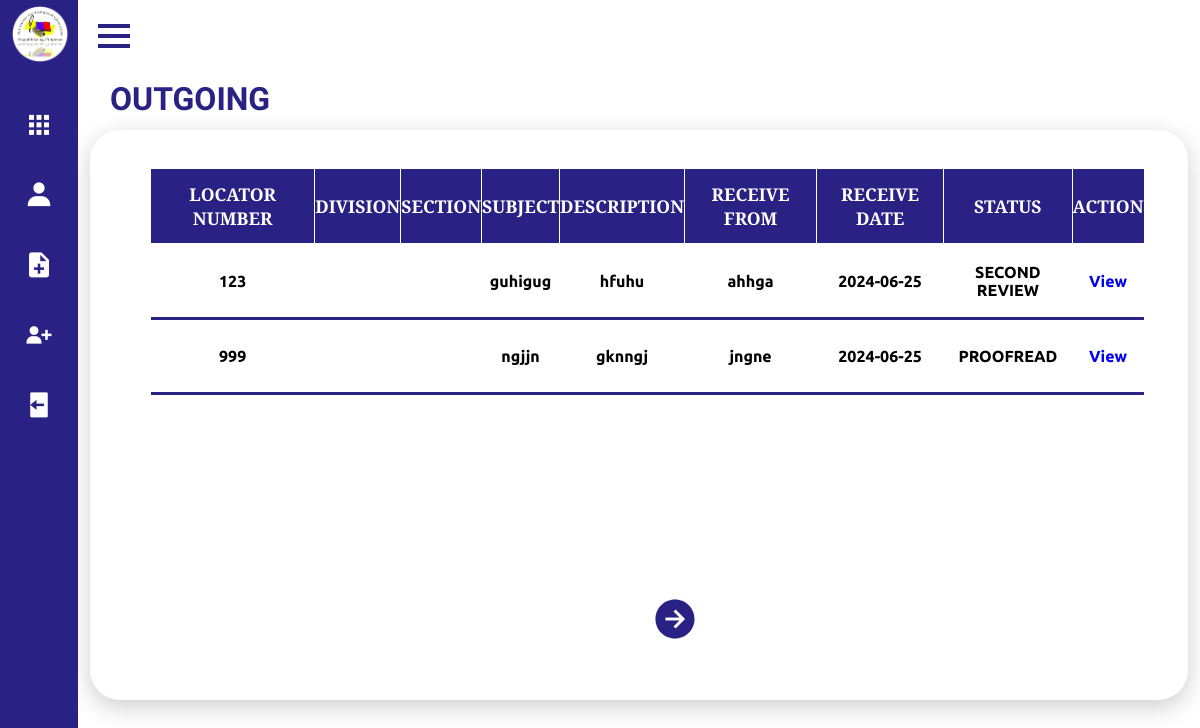
Before: /Frontend/Dashboard/outgoing.php with the older database file.
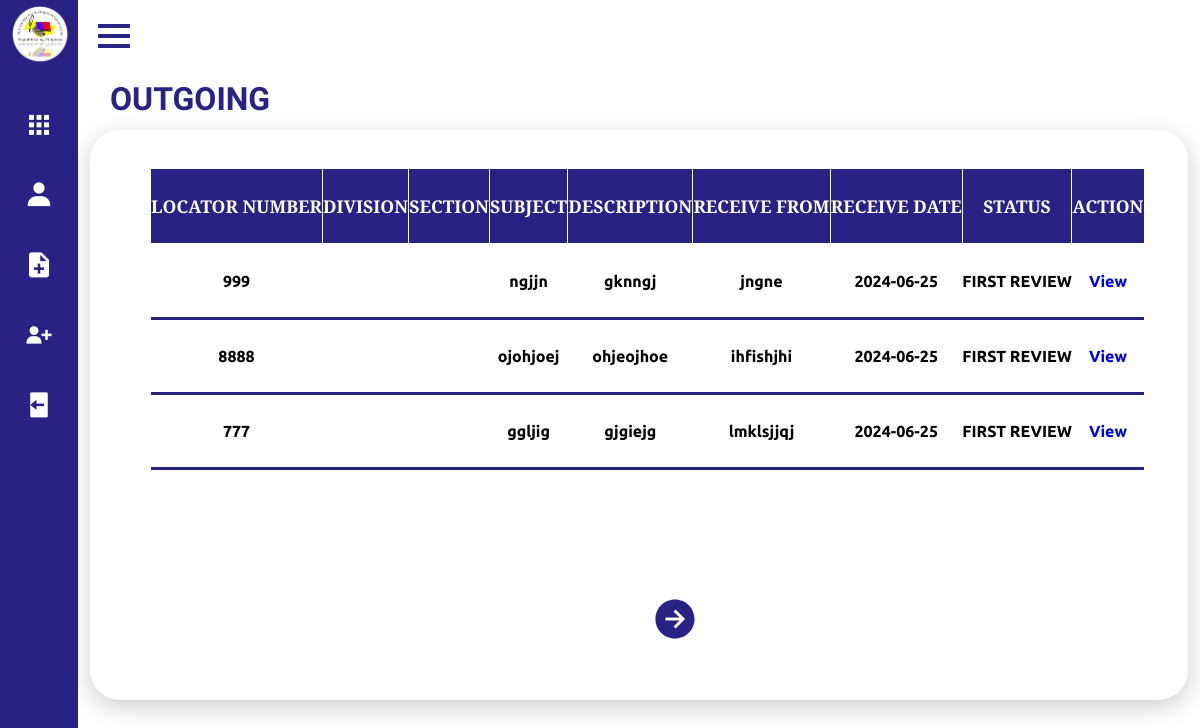
After: the same page with the newer database file.
### tables this page shows
CREATE TABLE `fileupload` (
  `id` int(11) NOT NULL,
  `file_name` varchar(255) NOT NULL,
  `division` varchar(255) DEFAULT NULL,
  `section` varchar(255) DEFAULT NULL,
  `category` enum('Incoming','Outgoing','','') DEFAULT NULL,
  `locator_num` varchar(255) DEFAULT NULL,
  `received_date` date DEFAULT NULL,
  `received_from` varchar(255) DEFAULT NULL,
  `subject` varchar(255) DEFAULT NULL,
  `description` text DEFAULT NULL,
  `type` varchar(100) DEFAULT NULL,
  `file_path` varchar(255) NOT NULL,
  `proofreader_comment` varchar(255) NOT NULL,
  `boss2_comment` varchar(255) NOT NULL,
  `boss1_comment` varchar(255) NOT NULL,
  `status` varchar(255) NOT NULL
);

### Frontend/Dashboard/outgoing.php (the view, shortened to what this page needs)
<!DOCTYPE html>
<html lang="en">
<head>
    <link rel="stylesheet" href="style.css">
    <link href='https://unpkg.com/boxicons@2.0.7/css/boxicons.min.css' rel='stylesheet'>
</head>
<body>
    <div class="sidebar close">
        <div class="logo-details">
            <span class="img">
                <img src="imgs/logo.png" >
            </span>
        </div>
        <ul class="nav-links">
            <li>
            <div class="iocn-link">
                <a href="dash.php">
                <i class='bx bxs-grid'></i>
                </a>
            </div>
            </li>
            <li>
            <div class="iocn-link">
                <a href="user.php">
                <i class='bx bxs-user' ></i>
                </a>
            </div>
            </li>
            <li>
            <a href="doc.html">
                <i class='bx bxs-file-plus' ></i>
            </a>
            </li>
            <li>
            <a href="adduser.html">
                <i class='bx bxs-user-plus' ></i>
            </a>
            </li>
            <li>
            <a href="/qcpl/Backend/logout.php">
                <i class='bx bxs-log-out' ></i>
            </a>
            </li>
        </ul>
        </div>
    <section class="home-section">
        <div class="home-content">
            <i class='bx bx-menu' ></i>
        </div>
    <div class="details">
        <div class="upload">
            <div class="cardHeader">
                <h2>OUTGOING</h2>
            <div class ="outgoing">
    <?php
        $server = "localhost";
        $username = "root";
        $password = "";
        $db = "qcpl";
        $conn = new mysqli($server, $username, $password, $db);
        $rowsPerPage = 4;
        $page = isset($_GET['page']) ? intval($_GET['page']) : 1;
        $offset = ($page - 1) * $rowsPerPage;
        $sql = "SELECT * FROM fileupload WHERE category = 'Outgoing' AND status != 'Approved' LIMIT ? OFFSET ?";
        $stmt = $conn->prepare($sql);
        $stmt->bind_param("ii", $rowsPerPage, $offset);
        $stmt->execute();
        $result = $stmt->get_result();
        if ($result->num_rows > 0) {
            echo "<table>";
            echo "<tr><th>Locator Number</th><th>Division</th><th>Section</th><th>Subject</th><th>Description</th><th>Receive From</th><th>Receive Date</th><th>Status</th><th>Action</th></tr>";
            while ($row = $result->fetch_assoc()) {
                echo "<tr>";
                echo "<td><center>" . $row["locator_num"] . "</center></td>";
                echo "<td><center>" . $row["division"] . "</center></td>";
                echo "<td><center>" . $row["section"] . "</center></td>";
                echo "<td><center>" . $row["subject"] . "</center></td>";
                echo "<td><center>" . $row["description"] . "</center></td>";
                echo "<td><center>" . $row["received_from"] . "</center></td>";
                echo "<td><center>" . $row["received_date"] . "</center></td>";
                echo "<td id='status'><center>" . $row["status"] . "</center></td>";
                echo "<td>" ."<center>". "<a href='adminlocator.php?locator_num=" . htmlspecialchars($row["locator_num"]) . "' target='_self'>View</a></td>";
                echo "</tr>";
            }
            echo "</table>";
            $nextPage = $page + 1;
            echo "<a href='?page=$nextPage' id='next'><ion-icon name='arrow-forward-circle-sharp'></ion-icon></a>";
        } else {
            echo "<p>No documents found.</p>";
        }
        ?>
                </div>
            </div>
        </div>
    </div>
    </section>
</body>
</html>

Changed rows visible on the page:
no longer on this page (row edited): fileupload: locator_num "123", subject "guhigug", description "hfuhu", received_from "ahhga", received_date "2024-06-25", status "SECOND REVIEW"
changed fileupload "ngjjn": status "PROOFREAD" → "FIRST REVIEW"
added fileupload: locator_num "8888", subject "ojohjoej", description "ohjeojhoe", received_from "ihfishjhi", received_date "2024-06-25", status "FIRST REVIEW"
added fileupload: locator_num "777", subject "ggljig", description "gjgiejg", received_from "lmklsjjqj", received_date "2024-06-25", status "FIRST REVIEW"
